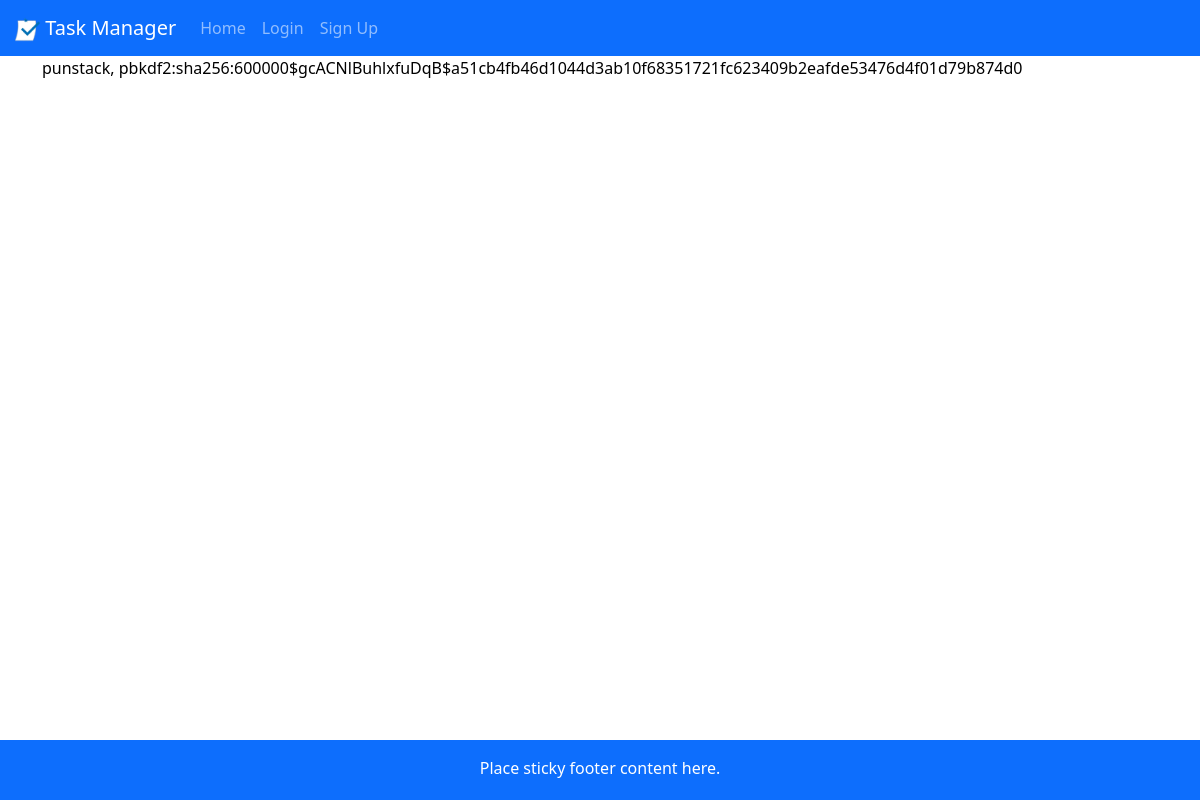
The app's page /view_users, older data.
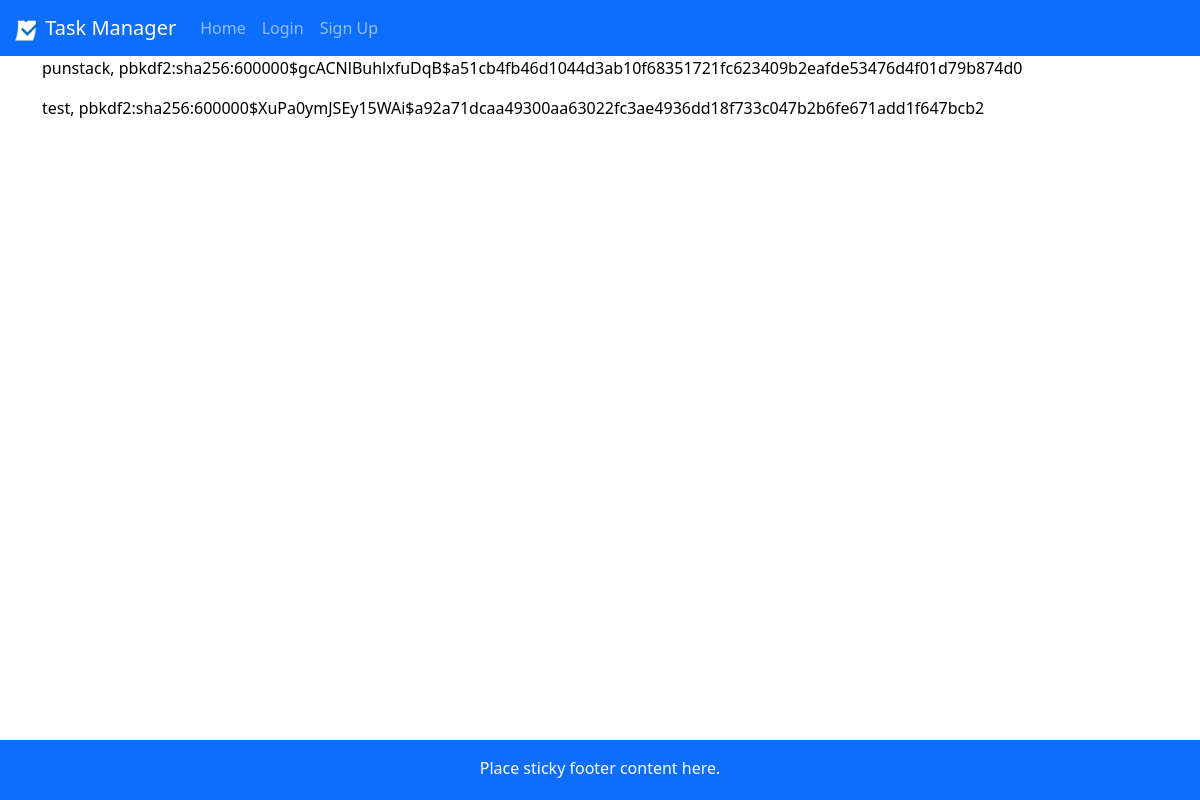
The same page, newer data.
### app.py (models this page shows, shortened)
class User(db.Model):
    __tablename__ = 'User'
    id = db.Column(db.Integer, primary_key = True)
    user = db.Column(db.String(20), nullable = False) # matches user in "Task" class
    email = db.Column(db.String(100), nullable = False)
    password = db.Column(db.String(50), nullable = False)

### app.py (the view)
@app.route("/view_users")
def view_users():
    return render_template("view_users.html", values=User.query.all())

### templates/view_users.html
{% extends "layout.html" %}
{% block content %}
{% for item in values %}
<p>{{item.user}}, {{item.password}}</p>
{% endfor %}
{% endblock %}

Row changes from the older to the newer data that the page shows:
added User: user "test", password "pbkdf2:sha256:600000$XuPa0ymJSEy15WAi$a92a71dcaa49300aa63022fc3ae4936dd18f733c047b2b6fe671add1f647bcb2"
